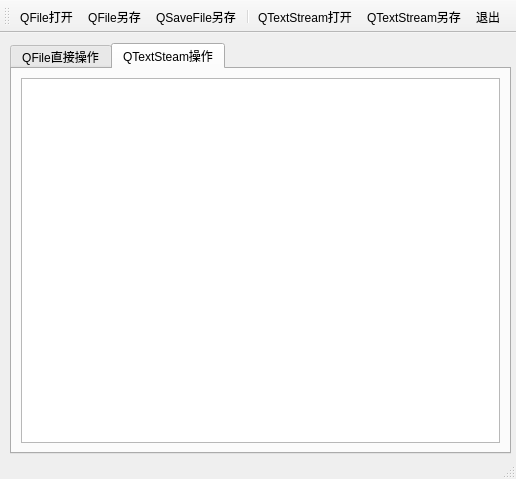
<?xml version="1.0" encoding="UTF-8"?>
<ui version="4.0">
 <class>MainWindow</class>
 <widget class="QMainWindow" name="MainWindow">
  <property name="geometry">
   <rect>
    <x>0</x>
    <y>0</y>
    <width>516</width>
    <height>479</height>
   </rect>
  </property>
  <property name="windowTitle">
   <string>MainWindow</string>
  </property>
  <widget class="QWidget" name="centralwidget">
   <widget class="QTabWidget" name="tabWidget">
    <property name="geometry">
     <rect>
      <x>10</x>
      <y>10</y>
      <width>501</width>
      <height>411</height>
     </rect>
    </property>
    <property name="currentIndex">
     <number>1</number>
    </property>
    <widget class="QWidget" name="tab">
     <attribute name="icon">
      <iconset resource="res.qrc">
       <normaloff>:/icons/images/100.bmp</normaloff>:/icons/images/100.bmp</iconset>
     </attribute>
     <attribute name="title">
      <string>QFile直接操作</string>
     </attribute>
     <layout class="QVBoxLayout" name="verticalLayout">
      <item>
       <widget class="QPlainTextEdit" name="textEditDevice"/>
      </item>
     </layout>
    </widget>
    <widget class="QWidget" name="tab_2">
     <attribute name="icon">
      <iconset resource="res.qrc">
       <normaloff>:/icons/images/090.GIF</normaloff>:/icons/images/090.GIF</iconset>
     </attribute>
     <attribute name="title">
      <string>QTextSteam操作</string>
     </attribute>
     <layout class="QVBoxLayout" name="verticalLayout_2">
      <item>
       <widget class="QPlainTextEdit" name="textEditStream"/>
      </item>
     </layout>
    </widget>
   </widget>
  </widget>
  <widget class="QToolBar" name="toolBar">
   <property name="windowTitle">
    <string>toolBar</string>
   </property>
   <property name="toolButtonStyle">
    <enum>Qt::ToolButtonTextUnderIcon</enum>
   </property>
   <attribute name="toolBarArea">
    <enum>TopToolBarArea</enum>
   </attribute>
   <attribute name="toolBarBreak">
    <bool>false</bool>
   </attribute>
   <addaction name="actOpen_IODevice"/>
   <addaction name="actSave_IODevice"/>
   <addaction name="actSave_TextSafe"/>
   <addaction name="separator"/>
   <addaction name="actOpen_TextStream"/>
   <addaction name="actSave_TextStreamSve"/>
   <addaction name="actQuit"/>
  </widget>
  <widget class="QStatusBar" name="statusBar"/>
  <action name="actOpen_IODevice">
   <property name="icon">
    <iconset resource="res.qrc">
     <normaloff>:/icons/images/804.bmp</normaloff>:/icons/images/804.bmp</iconset>
   </property>
   <property name="text">
    <string>QFile打开</string>
   </property>
   <property name="toolTip">
    <string>用QFile打开文件</string>
   </property>
  </action>
  <action name="actSave_IODevice">
   <property name="icon">
    <iconset resource="res.qrc">
     <normaloff>:/icons/images/104.bmp</normaloff>:/icons/images/104.bmp</iconset>
   </property>
   <property name="text">
    <string>QFile另存</string>
   </property>
   <property name="toolTip">
    <string>用QFile另存文件</string>
   </property>
  </action>
  <action name="actSave_TextSafe">
   <property name="icon">
    <iconset resource="res.qrc">
     <normaloff>:/icons/images/066.GIF</normaloff>:/icons/images/066.GIF</iconset>
   </property>
   <property name="text">
    <string>QSaveFile另存</string>
   </property>
   <property name="toolTip">
    <string>用QSave另存文件</string>
   </property>
  </action>
  <action name="actOpen_TextStream">
   <property name="icon">
    <iconset resource="res.qrc">
     <normaloff>:/icons/images/122.bmp</normaloff>:/icons/images/122.bmp</iconset>
   </property>
   <property name="text">
    <string>QTextStream打开</string>
   </property>
   <property name="toolTip">
    <string>用QTextStream打开文本文件</string>
   </property>
  </action>
  <action name="actSave_TextStreamSve">
   <property name="icon">
    <iconset resource="res.qrc">
     <normaloff>:/icons/images/135.JPG</normaloff>:/icons/images/135.JPG</iconset>
   </property>
   <property name="text">
    <string>QTextStream另存</string>
   </property>
  </action>
  <action name="actQuit">
   <property name="icon">
    <iconset resource="res.qrc">
     <normaloff>:/icons/images/132.bmp</normaloff>:/icons/images/132.bmp</iconset>
   </property>
   <property name="text">
    <string>退出</string>
   </property>
   <property name="toolTip">
    <string>退出</string>
   </property>
  </action>
 </widget>
 <resources>
  <include location="res.qrc"/>
 </resources>
 <connections>
  <connection>
   <sender>actQuit</sender>
   <signal>triggered()</signal>
   <receiver>MainWindow</receiver>
   <slot>close()</slot>
   <hints>
    <hint type="sourcelabel">
     <x>-1</x>
     <y>-1</y>
    </hint>
    <hint type="destinationlabel">
     <x>257</x>
     <y>239</y>
    </hint>
   </hints>
  </connection>
 </connections>
</ui>
